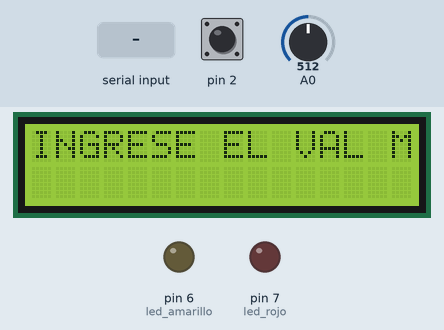
This sketch was run on a simulated Arduino Uno, built with avr-gcc and run on an emulated ATmega328P. Shown: 16×2 character LCD, output pins drawn as LEDs (lit = HIGH). The inputs (shaded band) are chosen by the test bench; at power-on: pin 2 HIGH, A0 = 512. EEPROM starts erased; what the sketch prints to the serial monitor is not drawn.

Above: at 1.4 s.
1.5 s: "90,45\n" received over Serial
At 2.51 s:
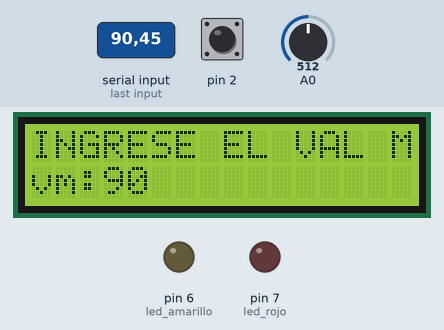
4.0 s: "30,150\n" received over Serial
At 5.01 s:
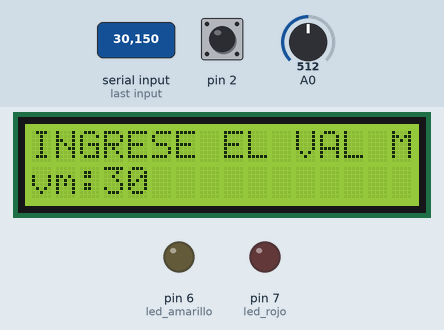
6.5 s: pin 2 pulsed LOW 2 times (0.12 s each, 0.3 s apart)
At 9.2 s:
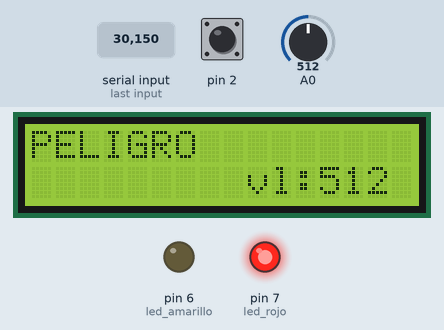
9.5 s: A0 set to 37
At 10.7 s:
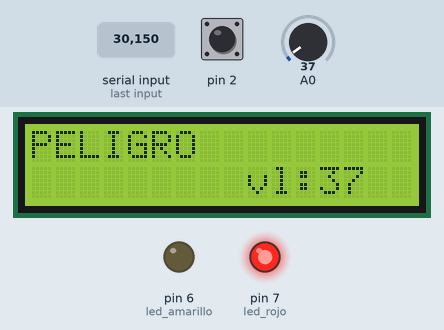
11.5 s: A0 set to 31
At 13.2 s:
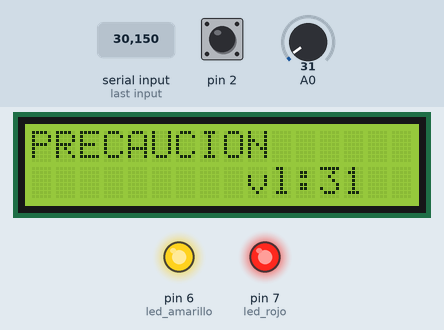
13.5 s: A0 set to 0
At 14.9 s:
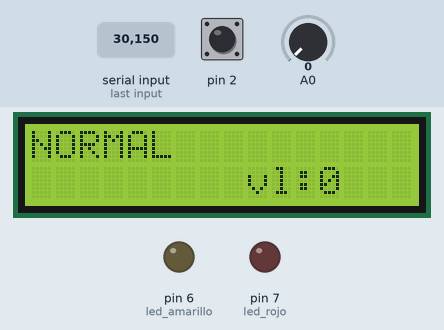
Timing chart, 0 to 16.5 s (numbered marks = the images above; inputs shaded):
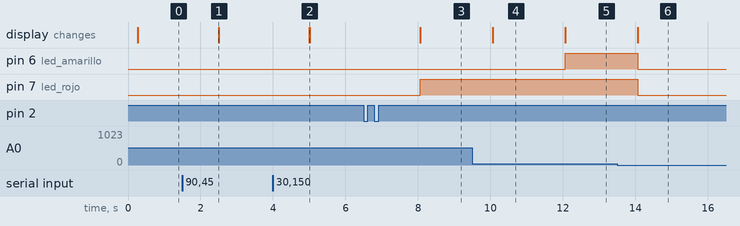

The sketch:

sleep.ino
```cpp
/*
 Ejercicio modos sleep
Descripcion Realizar un ejercicio que cada 2 segundos el sistema se encuentre activado y cada 10 segundos el sistema baje su consumo de corriente.
Envíe mensajes de comunicación serial para mostrar el resultado. Suba su enlace de su cuenta GitHuB.


/*Ejercicio modos sleep
Descripcion  Realizar un ejercicio que cada 2 segundos el sistema se encuentre activado y cada 10 segundos el sistema baje su consumo de corriente.
Envíe mensajes de comunicación serial para mostrar el resultado. Suba su enlace de su cuenta GitHuB.
*/

#include <EEPROM.h>

#include <MsTimer2.h>
#include <LiquidCrystal.h>
LiquidCrystal lcd(13,12,11,10,9,8);

#define led_amarillo 6
#define led_rojo 7
String dato;
String mensaje;
int valor_max;
int valor_prec;
int lectura_cad;
int select=0;
int dato_guardado;

void setup() {
  lcd.begin(16,2);
  attachInterrupt(0,seleccion,LOW);
  MsTimer2::set(2000, lectura); // 500ms period
  MsTimer2::start();
  Serial.begin(9600);
  pinMode(led_amarillo,OUTPUT);
  pinMode(led_rojo,OUTPUT);
  //lectura EEPROM
dato_guardado=EEPROM.read(0)*4;
lcd.setCursor(0,0);
 lcd.print("DATO GUARDADO:");
  lcd.setCursor(0,1);
  lcd.print(dato_guardado);
  delay(200);
  lcd.setCursor(0,1);
  lcd.print("    ");
  ///////
   lcd.setCursor(0,0);
  lcd.print("INGRESE EL VAL MAX");
}
void loop() {
  if(select==0){
    lcd.setCursor(0,0);
  lcd.print("INGRESE EL VAL MAX");
  lcd.setCursor(0,1);
  lcd.print("                 ");
      if(Serial.available()>0){
         dato=Serial.readString();
         valor_max=dato.toInt();
         valor_prec=((valor_max*0.1)+valor_max);
         if(valor_prec>1022){
         lcd.setCursor(0,0);
         lcd.print("Valor incorrecto");
         delay(200);
         lcd.setCursor(0,0);
         lcd.print("ingrese valor max:");


         }
         else{
         lcd.setCursor(0,1);
         lcd.print("vm:");
         lcd.setCursor(3,1);
         lcd.print(valor_max);
         dato_guardado=valor_max/4;
         EEPROM.write(0,dato_guardado);
        }
  }}
}
void seleccion(){
 select=1-select;
 //Serial.println(select);
 }
void lectura(){
    if(select==1){
       lectura_cad=analogRead(0);
       Serial.println(lectura_cad);
       if(lectura_cad>valor_max&&lectura_cad<=valor_prec){
          digitalWrite(led_amarillo,HIGH);
          mensaje="PRECAUCION";
          lcd.setCursor(0,0);
          lcd.print("                ");
          lcd.setCursor(0,0);
          lcd.print("PRECAUCION");
          lcd.setCursor(9,1);
          lcd.print("vl:");
          lcd.setCursor(12,1);
          lcd.print("    ");
          lcd.setCursor(12,1);

          lcd.print(lectura_cad);


        }
        else if (lectura_cad>valor_prec){
            digitalWrite(led_amarillo,LOW);
            digitalWrite(led_rojo,HIGH);
              mensaje="PELIGRO";
            lcd.setCursor(0,0);
            lcd.print("                ");
            lcd.setCursor(0,0);
            lcd.print("PELIGRO");
             lcd.setCursor(9,1);
          lcd.print("vl:");
          lcd.setCursor(12,1);
          lcd.print("    ");
          lcd.setCursor(12,1);
          lcd.print(lectura_cad);

         }
         else{
            digitalWrite(led_amarillo,LOW);
            digitalWrite(led_rojo,LOW);
              mensaje="NORMAL";
            lcd.setCursor(0,0);
            lcd.print("                ");
            lcd.setCursor(0,0);
            lcd.print("NORMAL");
             lcd.setCursor(9,1);
          lcd.print("vl:");
          lcd.setCursor(12,1);
          lcd.print("    ");
          lcd.setCursor(12,1);
          lcd.print(lectura_cad);

          }
      }
  }
  void lcd_print(String a){
    lcd.setCursor(0,0);
            lcd.print("                ");
            lcd.setCursor(0,0);
            lcd.print(a);
             lcd.setCursor(9,1);
          lcd.print("vl:");
          lcd.setCursor(12,1);
          lcd.print("    ");
          lcd.setCursor(12,1);
          lcd.print(lectura_cad);
  }
```

Measured:
- the behaviour switches between 34 and 33 on A0 (found by bisection; images 4 and 5)
- after the input at 1.5 s, the display: changes after 1.0 s (image 1)
- after the input at 4.0 s, the display: changes after 1.0 s (image 2)
- after the input at 6.5 s, pin 7 (led_rojo): LOW → HIGH after 1.6 s; the display: changes after 1.6 s (image 3)
- after the input at 9.5 s, the display: changes after 0.57 s (image 4)
- after the input at 11.5 s, pin 6 (led_amarillo): LOW → HIGH after 0.56 s; the display: changes after 0.57 s (image 5)
- after the input at 13.5 s, pin 6 (led_amarillo), pin 7 (led_rojo): HIGH → LOW after 0.56 s; the display: changes after 0.57 s (image 6)
